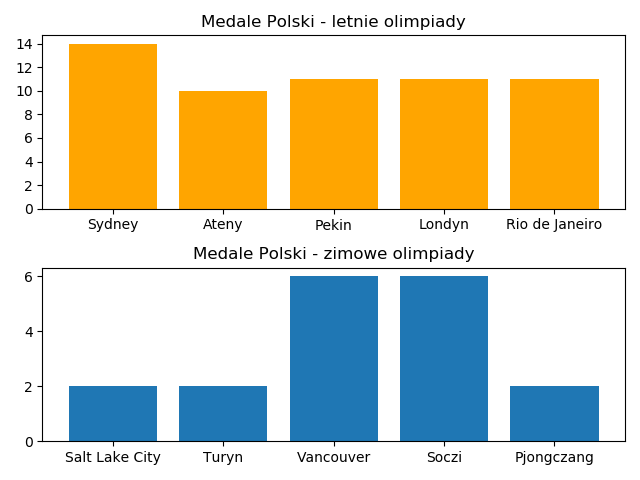

Recreate this plot in Python.
import pandas as pd
import numpy as np
import matplotlib.pyplot as plt

dane = pd.read_csv("medale.csv", sep=";", index_col=0)
suma = dane["Złote"] + dane["Srebrne"] + dane["Brązowe"]
letnie = suma[dane["Rodzaj"] == "Letnie"]
zimowe = suma[dane["Rodzaj"] == "Zimowe"]
x = np.arange(len(letnie))

plt.subplot(2, 1, 1)
plt.bar(x, letnie, color="orange")
plt.xticks(x, letnie.index)
plt.yticks([0, 2, 4, 6, 8, 10, 12, 14])
plt.title("Medale Polski - letnie olimpiady")
plt.subplot(2, 1, 2)
plt.bar(x, zimowe)
plt.xticks(x, zimowe.index)
plt.title("Medale Polski - zimowe olimpiady")
plt.show()
